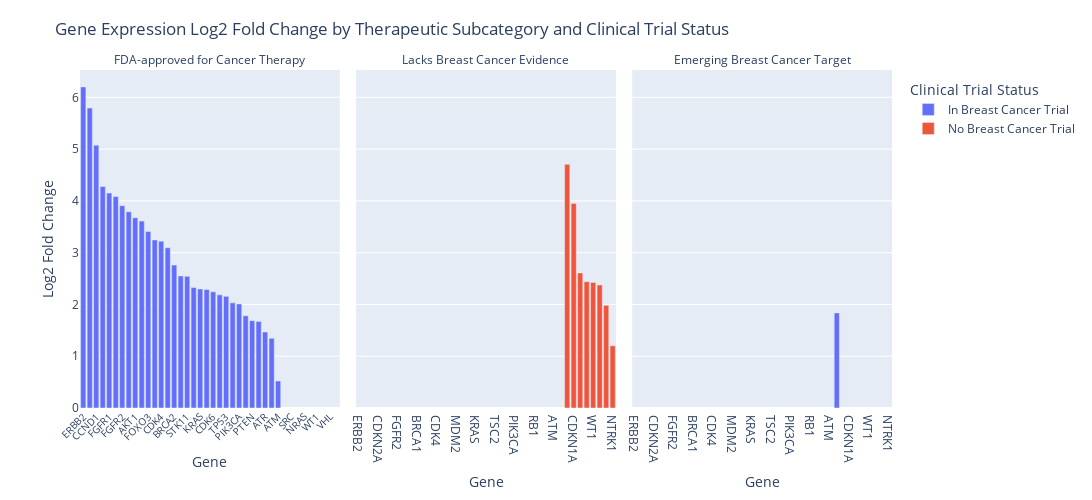

This figure's notebook cell:
### Code cell
fig = px.bar(
    df_unique.sort_values('log2_fc', ascending=False),
    x='Gene',
    y='log2_fc',
    color='Clinical_Trial_Status',
    facet_col='Targeting Category',
    category_orders={
        "Therapeutic Subcategory": [
            "FDA-approved for Cancer Therapy",
            "Emerging Breast Cancer Target",
            "Lacks Breast Cancer Evidence"
        ]
    },
    labels={
        'Gene': 'Gene',
        'log2_fc': 'Log2 Fold Change',
        'Clinical_Trial_Status': 'Clinical Trial Status'
    },
    title='Gene Expression Log2 Fold Change by Therapeutic Subcategory and Clinical Trial Status',
    height=500,
    width=1100  # Increased width for better horizontal spacing
)

fig.update_layout(
    xaxis_tickangle=-45,   # Less rotation to save vertical space
    xaxis_tickfont=dict(size=10),
    legend_title_text='Clinical Trial Status',
    legend=dict(y=0.98, yanchor='top', x=1.02, xanchor='left'),
    margin=dict(t=70, b=80),
    # Reduce space between facets
    grid=dict(columns=3, rows=1),
    # Adjust facet subplot spacing
    uniformtext_minsize=10, 
    uniformtext_mode='hide'
)

# Make y-axis same range across facets
fig.update_yaxes(matches='y')

# Clean facet titles (remove 'Therapeutic Subcategory=')
fig.for_each_annotation(lambda a: a.update(text=a.text.split("=")[-1]))

fig.show()

### Figure 1 — Plotly figure (JSON) as saved in the notebook; plotly's stock layout.template omitted (floating-point values rounded to 4 significant figures)
{"data": [{"hovertemplate": "Clinical Trial Status=In Breast Cancer Trial<br>Targeting Category=FDA-approved for Cancer Therapy<br>Gene=%{x}<br>Log2 Fold Change=%{y}<extra></extra>", "legendgroup": "In Breast Cancer Trial", "marker": {"color": "#636efa", "pattern": {"shape": ""}}, "name": "In Breast Cancer Trial", "orientation": "v", "showlegend": true, "textposition": "auto", "type": "bar", "x": ["ERBB2", "MET", "CCND1", "CDKN2A", "FGFR1", "NTRK2", "FGFR2", "EGFR", "AKT1", "BRCA1", "FOXO3", "HRAS", "CDK4", "NF1", "BRCA2", "MDM2", "STK11", "CHEK2", "KRAS", "NOTCH1", "CDK6", "TSC2", "TP53", "MYC", "PIK3CA", "SMAD4", "PTEN", "RB1", "ATR", "BCL2", "ATM"], "xaxis": "x", "y": [6.202, 5.795, 5.077, 4.279, 4.153, 4.086, 3.909, 3.789, 3.675, 3.61, 3.408, 3.246, 3.223, 3.096, 2.76, 2.55, 2.545, 2.327, 2.3, 2.29, 2.243, 2.186, 2.156, 2.031, 2.011, 1.782, 1.686, 1.67, 1.468, 1.345, 0.5223], "yaxis": "y"}, {"hovertemplate": "Clinical Trial Status=In Breast Cancer Trial<br>Targeting Category=Emerging Breast Cancer Target<br>Gene=%{x}<br>Log2 Fold Change=%{y}<extra></extra>", "legendgroup": "In Breast Cancer Trial", "marker": {"color": "#636efa", "pattern": {"shape": ""}}, "name": "In Breast Cancer Trial", "orientation": "v", "showlegend": false, "textposition": "auto", "type": "bar", "x": ["CASP8"], "xaxis": "x3", "y": [1.837], "yaxis": "y3"}, {"hovertemplate": "Clinical Trial Status=No Breast Cancer Trial<br>Targeting Category=Lacks Breast Cancer Evidence<br>Gene=%{x}<br>Log2 Fold Change=%{y}<extra></extra>", "legendgroup": "No Breast Cancer Trial", "marker": {"color": "#EF553B", "pattern": {"shape": ""}}, "name": "No Breast Cancer Trial", "orientation": "v", "showlegend": true, "textposition": "auto", "type": "bar", "x": ["SRC", "CDKN1A", "NRAS", "NF2", "WT1", "BAX", "VHL", "NTRK1"], "xaxis": "x2", "y": [4.707, 3.952, 2.609, 2.439, 2.424, 2.377, 1.983, 1.203], "yaxis": "y2"}], "layout": {"annotations": [{"font": {}, "showarrow": false, "text": "FDA-approved for Cancer Therapy", "x": 0.16, "xanchor": "center", "xref": "paper", "y": 1, "yanchor": "bottom", "yref": "paper"}, {"font": {}, "showarrow": false, "text": "Lacks Breast Cancer Evidence", "x": 0.5, "xanchor": "center", "xref": "paper", "y": 1, "yanchor": "bottom", "yref": "paper"}, {"font": {}, "showarrow": false, "text": "Emerging Breast Cancer Target", "x": 0.84, "xanchor": "center", "xref": "paper", "y": 1, "yanchor": "bottom", "yref": "paper"}], "barmode": "relative", "grid": {"columns": 3, "rows": 1}, "height": 500, "legend": {"title": {"text": "Clinical Trial Status"}, "tracegroupgap": 0, "x": 1.02, "xanchor": "left", "y": 0.98, "yanchor": "top"}, "margin": {"b": 80, "t": 70}, "title": {"text": "Gene Expression Log2 Fold Change by Therapeutic Subcategory and Clinical Trial Status"}, "uniformtext": {"minsize": 10, "mode": "hide"}, "width": 1100, "xaxis": {"anchor": "y", "domain": [0, 0.32], "tickangle": -45, "tickfont": {"size": 10}, "title": {"text": "Gene"}}, "xaxis2": {"anchor": "y2", "domain": [0.34, 0.66], "matches": "x", "title": {"text": "Gene"}}, "xaxis3": {"anchor": "y3", "domain": [0.68, 1.0], "matches": "x", "title": {"text": "Gene"}}, "yaxis": {"anchor": "x", "domain": [0, 1], "matches": "y", "title": {"text": "Log2 Fold Change"}}, "yaxis2": {"anchor": "x2", "domain": [0, 1], "matches": "y", "showticklabels": false}, "yaxis3": {"anchor": "x3", "domain": [0, 1], "matches": "y", "showticklabels": false}}}
